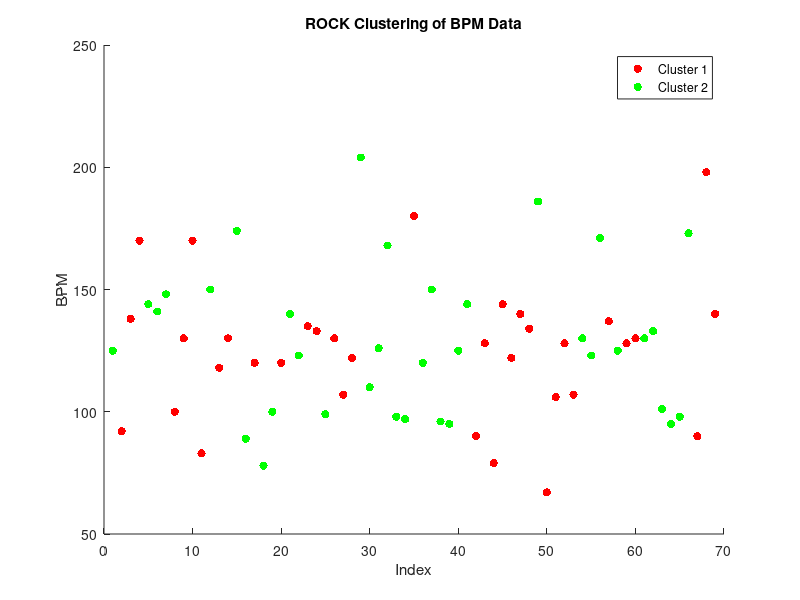

MATLAB code for this plot:
% 1. Load your data or define it directly
bpm_data = [
    125, 92, 138, 170, 144, 141, 148, 100, 130, 170, ...
    83, 150, 118, 130, 174, 89, 120, 78, 100, 120, ...
    140, 123, 135, 133, 99, 130, 107, 122, 204, 110, ...
    126, 168, 98, 97, 180, 120, 150, 96, 95, 125, ...
    144, 90, 128, 79, 144, 122, 140, 134, 186, 67, ...
    106, 128, 107, 130, 123, 171, 137, 125, 128, ...
    130, 130, 133, 101, 95, 98, 173, 90, 198, 140
];

% 2. Cluster using the ROCK algorithm (assuming you have a function for it)
% clustering_indices = rock(bpm_data, k); % Use your implemented or obtained ROCK function

% Placeholder - replace with your actual clustering result
% For demonstration, I'll randomly assign clusters
rng(42); % for reproducibility
clustering_indices = randi([1, 2], size(bpm_data));

% 3. Plot the clustered data
cluster1 = bpm_data(clustering_indices == 1);
cluster2 = bpm_data(clustering_indices == 2);

scatter(find(clustering_indices == 1), cluster1, 'r', 'filled');
hold on;
scatter(find(clustering_indices == 2), cluster2, 'g', 'filled');

legend('Cluster 1', 'Cluster 2');
xlabel('Index');
ylabel('BPM');
title('ROCK Clustering of BPM Data');
